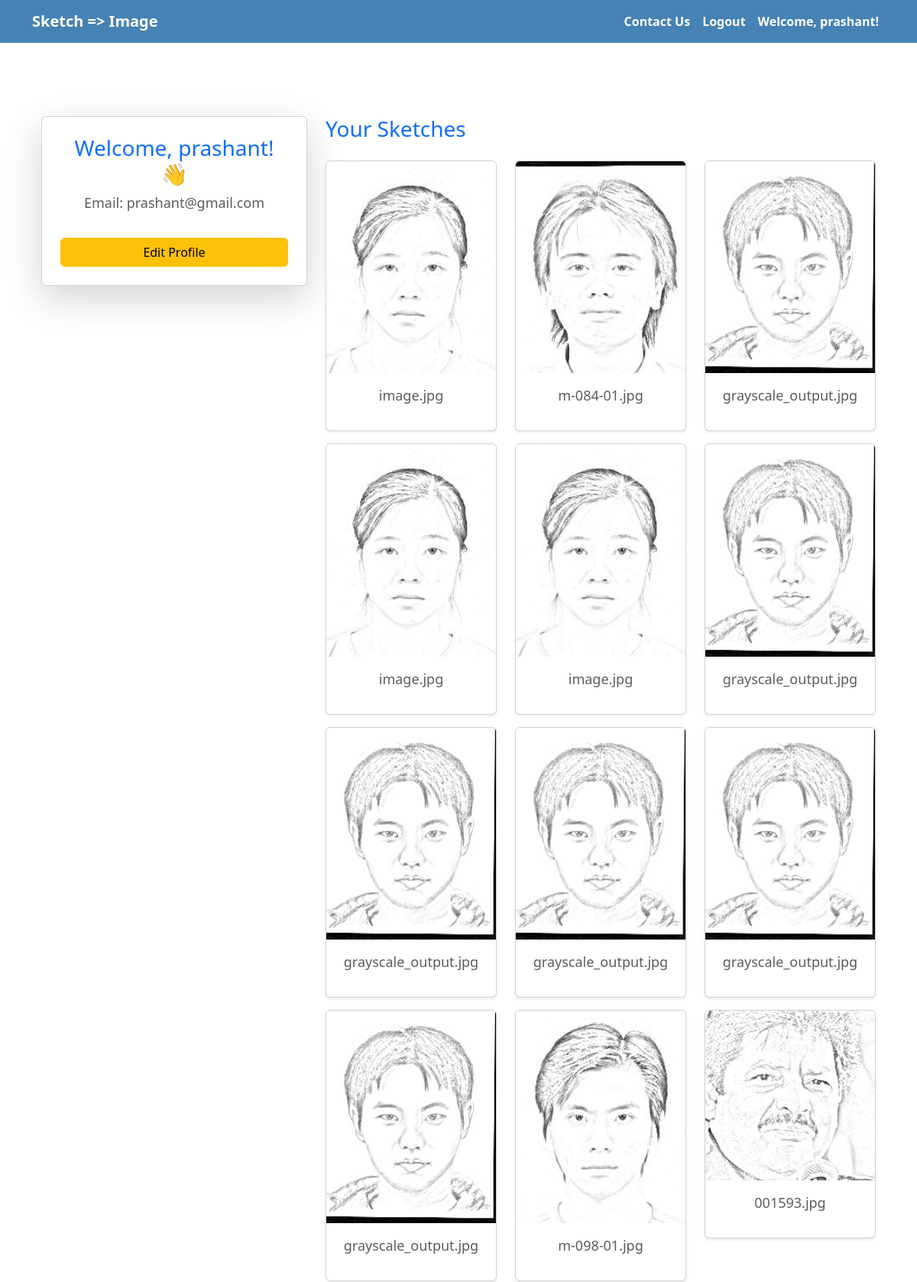
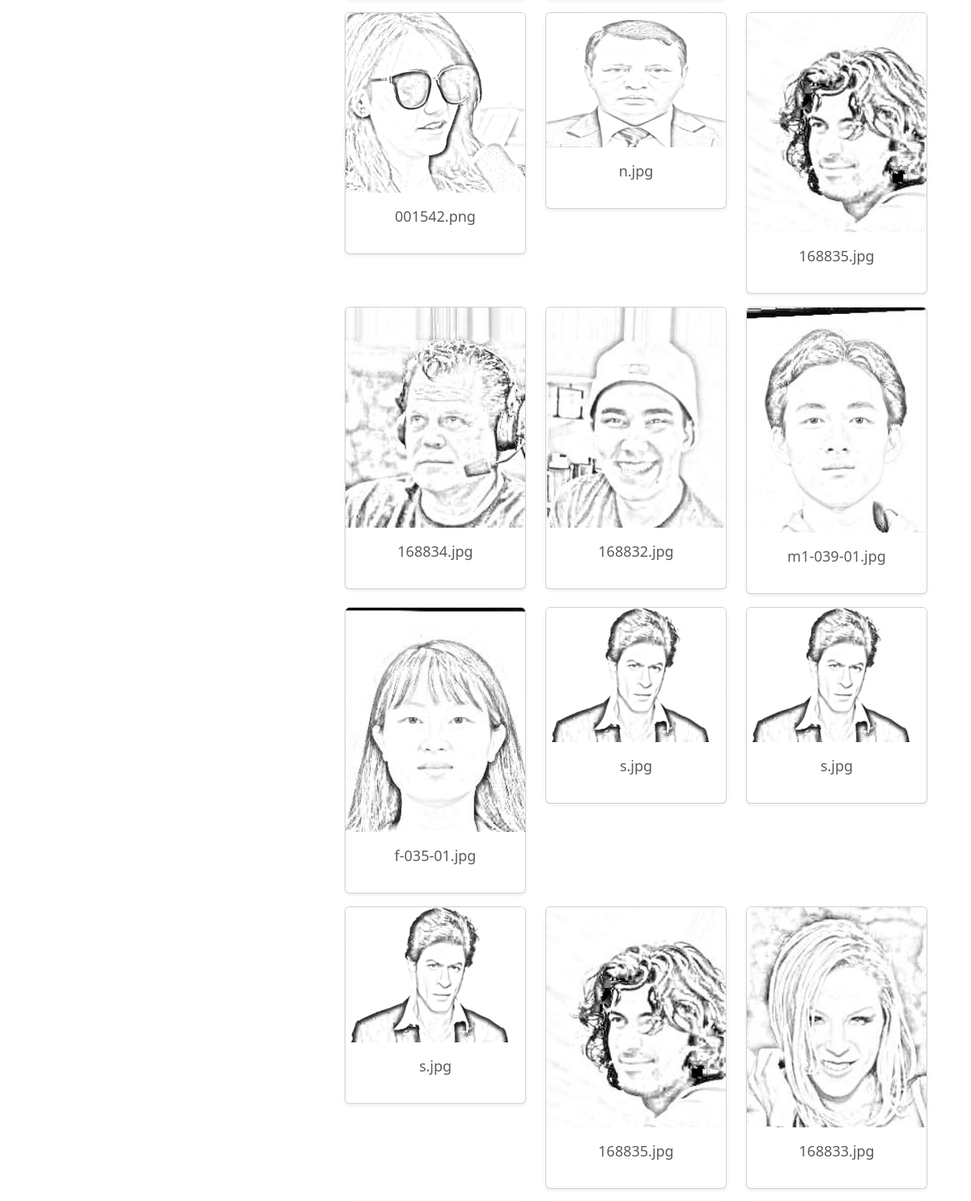
/user_portal (signed in, upper part), run on the app's committed database (2 pictures, top to bottom).
### app.py (models this page shows)
class User(db.Model):
    id = db.Column(db.Integer, primary_key=True)
    username = db.Column(db.String(150), unique=True, nullable=False)
    email = db.Column(db.String(150), unique=True, nullable=False)
    password = db.Column(db.String(150), nullable=False)
    sketches = db.relationship('Sketch', backref='user', lazy=True)

class Sketch(db.Model):
    id = db.Column(db.Integer, primary_key=True)
    filename = db.Column(db.String(150), nullable=False)
    user_id = db.Column(db.Integer, db.ForeignKey('user.id'), nullable=False)

### app.py (the view)
@app.route('/user_portal')
def user_portal():
    if 'username' not in session:
        return redirect(url_for('login'))
    user = User.query.filter_by(username=session['username']).first()
    if user:
        sketches = Sketch.query.filter_by(user_id=user.id).all()
        return render_template('user_portal.html', user=user, sketches=sketches)
    return redirect(url_for('login'))

### templates/user_portal.html (shortened to what this page needs)
{% extends "base.html" %}
{% block content %}
<div class="container mt-5">
    <div class="row">
        <div class="col-md-4">
            <div class="card shadow-lg p-4 rounded-lg text-center">
                <h3 class="text-primary">Welcome, {{ user.username }}! 👋</h3>
                <p class="text-muted">Email: {{ user.email }}</p>
                <a href="{{ url_for('edit_profile') }}" class="btn btn-warning mt-3">Edit Profile</a>
            </div>
        </div>
        <div class="col-md-8">
            <h3 class="mb-4 text-primary">Your Sketches</h3>
            <div class="row">
                {% if sketches %}
                    {% for sketch in sketches %}
                        <div class="col-md-4 mb-3">
                            <div class="card shadow-sm">
                                <img src="{{ url_for('static', filename='uploads/' + sketch.filename) }}" class="card-img-top" alt="Sketch">
                                <div class="card-body text-center">
                                    <p class="text-muted">{{ sketch.filename }}</p>
                                </div>
                            </div>
                        </div>
                    {% endfor %}
                {% else %}
                    <p class="text-muted">You haven't uploaded any sketches yet.</p>
                {% endif %}
            </div>
        </div>
    </div>
</div>
{% endblock %}

### templates/base.html (shortened to what this page needs)
<!DOCTYPE html>
<html lang="en">
  <head>
    <link
      href="https://cdn.jsdelivr.net/npm/bootstrap@5.3.0-alpha1/dist/css/bootstrap.min.css"
      rel="stylesheet"
    />
  </head>
  <body>
    <nav class="navbar navbar-expand-lg">
      <div class="container">
        <a class="navbar-brand" href="{{ url_for('home') }}">Sketch => Image</a>
        <div
          class="collapse navbar-collapse justify-content-end"
          id="navbarNav"
        >
          <ul class="navbar-nav">
            <li class="nav-item">
              <a class="nav-link" href="{{ url_for('contact') }}">Contact Us</a>
            </li>
            {% if 'username' in session %}
              <li class="nav-item">
                <a class="nav-link" href="{{ url_for('logout') }}">Logout</a>
              </li>
              <li class="nav-item">
                <a class="nav-link user-welcome" href="{{ url_for('user_portal') }}">Welcome, {{ session['username'] }}!</a>
              </li>
            {% else %}
              <li class="nav-item">
                <a class="nav-link" href="{{ url_for('login') }}">Login</a>
              </li>
            {% endif %}
          </ul>
        </div>
      </div>
    </nav>
    <div class="container mt-5 content">{% block content %}{% endblock %}</div>
  </body>
</html>

### templates/base.html (style rules this page uses)
html, body { height: 100%; margin: 0; display: flex; flex-direction: column; }
.navbar { background-color: #4682b4 !important; }
.navbar .nav-link, .navbar-brand { color: white !important; font-weight: bold; }
.content { font-size: 18px; flex: 1; padding-bottom: 20px; }
.navbar .user-welcome { font-size: 16px; font-weight: bold; color: #ffd700; padding-left: 10px; display: inline-block; transition: color 0.3s ease; }
.navbar .navbar-nav .nav-item .nav-link { color: #fff !important; }

### data on the page
User: username "prashant", email "prashant@gmail.com"
Sketch: filename (picture), filename "image.jpg"
Sketch: filename (picture), filename "m-084-01.jpg"
Sketch: filename (picture), filename "grayscale_output.jpg"
Sketch: filename (picture), filename "image.jpg"
Sketch: filename (picture), filename "image.jpg"
Sketch: filename (picture), filename "grayscale_output.jpg"
Sketch: filename (picture), filename "grayscale_output.jpg"
Sketch: filename (picture), filename "grayscale_output.jpg"
Sketch: filename (picture), filename "grayscale_output.jpg"
Sketch: filename (picture), filename "grayscale_output.jpg"
Sketch: filename (picture), filename "m-098-01.jpg"
Sketch: filename (picture), filename "001593.jpg"
Sketch: filename (picture), filename "001542.png"
Sketch: filename (picture), filename "n.jpg"
Sketch: filename (picture), filename "168835.jpg"
Sketch: filename (picture), filename "168834.jpg"
Sketch: filename (picture), filename "168832.jpg"
Sketch: filename (picture), filename "m1-039-01.jpg"
Sketch: filename (picture), filename "f-035-01.jpg"
Sketch: filename (picture), filename "s.jpg"
Sketch: filename (picture), filename "s.jpg"
Sketch: filename (picture), filename "s.jpg"
Sketch: filename (picture), filename "168835.jpg"
Sketch: filename (picture), filename "168833.jpg"
